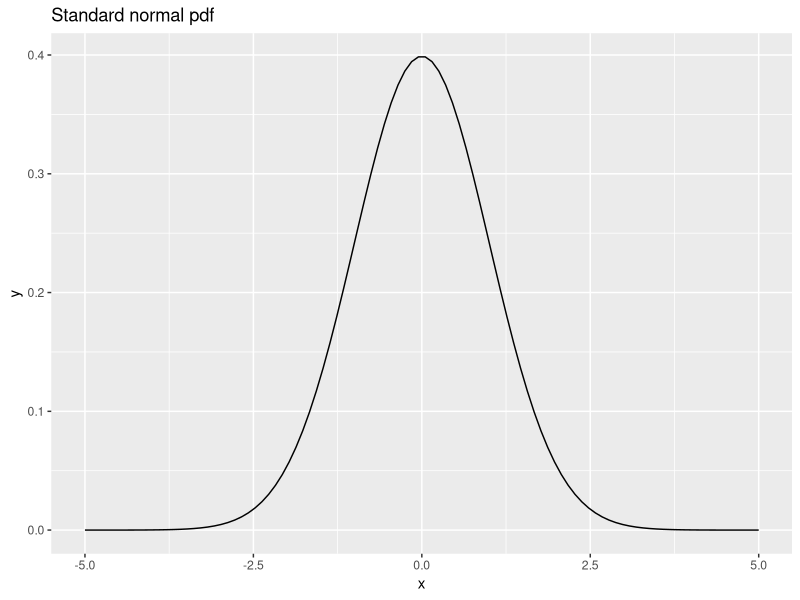
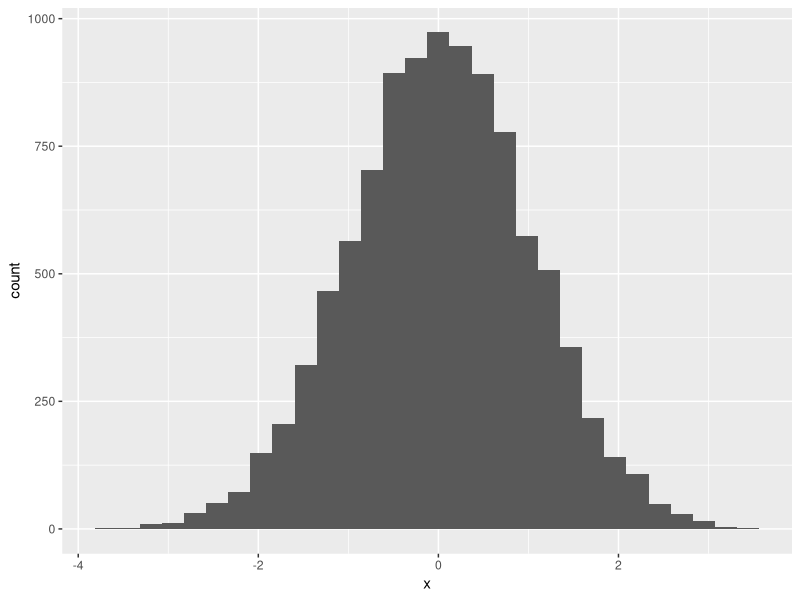

These figures' R source, in order:
library(ggplot2)
x = seq(from = -5, to = 5, length=100)
y = dnorm(x = x, mean = 0, sd = 1)
df=data.frame(x=x,y=y)
p=ggplot(data=df,aes(x=x, y=y)) + geom_line()+ ggtitle("Standard normal pdf")
p

n = 10000
x = rnorm(n = n, mean = 0, sd = 1)
q=ggplot(data.frame(x=x),aes(x))+geom_histogram()
q
